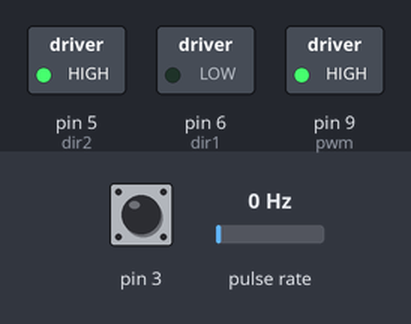
Bench run of a sketch on a simulated Arduino Uno, built with avr-gcc and run on an emulated ATmega328P. On the bench: switched loads named in the sketch (green lamp = pin HIGH). Wiring (inferred from the names in the program): pulse sensor: data pin 2. The test bench sets the inputs (shaded band); at power-on: pin 3 HIGH, pulse rate 0 Hz. What the sketch prints to the serial monitor is not drawn.

Above: at 1.2 s.
1.3 s: pin 3 pulled LOW for 1 s
5.3 s: pin 3 pulled LOW for 0.15 s
Timing chart, 0 to 8.3 s (numbered marks = the images above; inputs shaded):
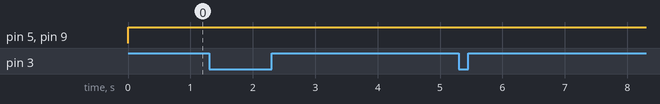

Measured:
- after the input at 1.3 s, every drawn part: stays the same
- after the input at 5.3 s, every drawn part: stays the same

The sketch:

positionControl.ino
```cpp
double count = 0; //set the counts of the encoder
double angle = 0;//set the angles
boolean A,B;
byte state, statep;

double pwm = 9;// this is the PWM pin for the motor for how much we move it to correct for its error
const int dir1 = 6;//these pins are to control the direction of the motor (clockwise/counter-clockwise)
const int dir2 = 5;

double setpoint = 30000;//3072;//I am setting it to move through 100 degrees
double Kp = 0.128;//0.015;// you can set these constants however you like depending on trial & error
double Ki = 0.000605866;//0.000071;//0.000109;
double Kd = 0.93866;//0.1009;

float last_error = 0;
float error = 0;
float changeError = 0;
float totalError = 0;
float pidTerm = 0;
float pidTerm_scaled = 0;// if the total gain we get is not in the PWM range we scale it down so that it's not bigger than |255|


void setup() {
  Serial.begin(9600);
  pinMode(2, INPUT_PULLUP); //encoder pins
  pinMode(3, INPUT_PULLUP);
  attachInterrupt(digitalPinToInterrupt(2),Achange,CHANGE);//interrupt pins for encoder
  attachInterrupt(digitalPinToInterrupt(3),Bchange,CHANGE);

  pinMode(pwm, OUTPUT);
  pinMode(dir1, OUTPUT);
  pinMode(dir2, OUTPUT);

}

void loop(){

  PIDcalculation();// find PID value

  if (angle < setpoint) {
    digitalWrite(dir1, LOW);// Forward motion
    digitalWrite(dir2, HIGH);
  } else {
    digitalWrite(dir1, HIGH);//Reverse motion
    digitalWrite(dir2, LOW);
  }

  analogWrite(pwm, pidTerm_scaled);

  //Serial.println("WHEEL ANGLE:");
  Serial.print(setpoint);
  Serial.print(" ");
  Serial.println(angle);


  //delay(100);
}

void PIDcalculation(){
  //angle = ( 0.1171875 * count);//count to angle conversion
  angle = ( 0.1171875 * count);
  error = setpoint - angle;

  changeError = error - last_error; // derivative term
  totalError += error; //accumalate errors to find integral term
  pidTerm = (Kp * error) + (Ki * totalError) + (Kd * changeError);//total gain
  pidTerm = constrain(pidTerm, -255, 255);//constraining to appropriate value
  pidTerm_scaled = abs(pidTerm);//make sure it's a positive value

  last_error = error;
}

void Achange() //these functions are for finding the encoder counts
{
  A = digitalRead(2);
  B = digitalRead(3);
/*
  Serial.print(A);
  Serial.print("      ");
  Serial.println(B); */
  if ((A==HIGH) && (B==HIGH)) state = 1;
  if ((A==HIGH) && (B==LOW) ) state = 2;
  if ((A==LOW)  && (B==LOW) ) state = 3;
  if ((A==LOW)  && (B==HIGH)) state = 4;
  switch (state)
  {
    case 1:
    {
      if (statep == 2) count++;
      if (statep == 4) count--;
      break;
    }
    case 2:
    {
      if (statep == 1) count--;
      if (statep == 3) count++;
      break;
    }
    case 3:
    {
      if (statep == 2) count --;
      if (statep == 4) count ++;
      break;
    }
    default:
    {
      if (statep == 1) count++;
      if (statep == 3) count--;
    }
  }
  statep = state;

}

void Bchange()
{
  A = digitalRead(2);
  B = digitalRead(3);

  if ((A==HIGH) && (B==HIGH)) state = 1;
  if ((A==HIGH) && (B==LOW) ) state = 2;
  if ((A==LOW)  && (B==LOW) ) state = 3;
  if ((A==LOW)  && (B==HIGH)) state = 4;
  switch (state)
  {
    case 1:
    {
      if (statep == 2) count++;
      if (statep == 4) count--;
      break;
    }
    case 2:
    {
      if (statep == 1) count--;
      if (statep == 3) count++;
      break;
    }
    case 3:
    {
      if (statep == 2) count --;
      if (statep == 4) count ++;
      break;
    }
    default:
    {
      if (statep == 1) count++;
      if (statep == 3) count--;
    }
  }
  statep = state;

}
```
